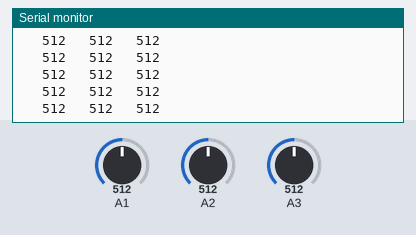
Simulated run of this sketch. Board: Arduino Uno, built with avr-gcc and run on an emulated ATmega328P. Shown: the last lines printed to the serial monitor. The test bench sets the inputs (shaded band); at power-on: A1 = 512, A2 = 512, A3 = 512.

Above: at 1.2 s.
1.3 s: A1 set to 110
At 1.9 s:
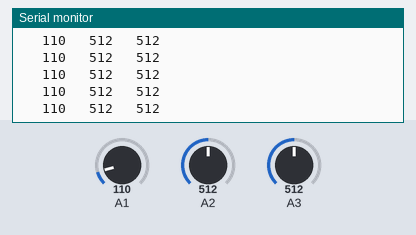
2.8 s: A1 set to 94
At 3.6 s:
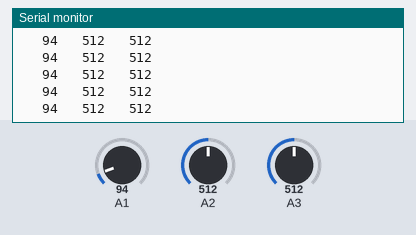
5.8 s: A2 set to 109
At 6.8 s:
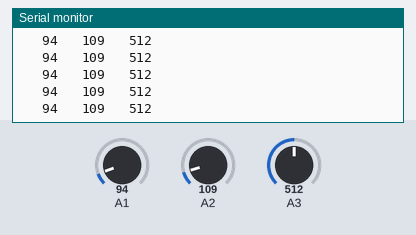
8.8 s: A2 set to 88
At 9.7 s:
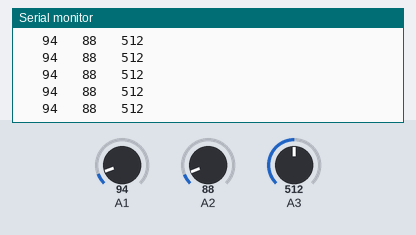
11.8 s: A2 set to 11
At 12.9 s:
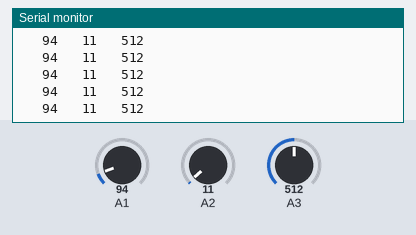
14.8 s: A2 set to 8
At 15.8 s:
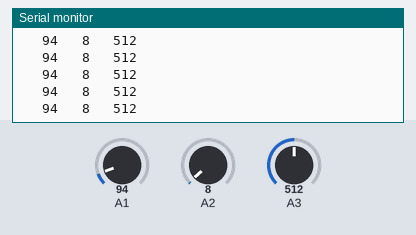
Timing chart, 0 to 17.3 s (numbered marks = the images above; inputs shaded):
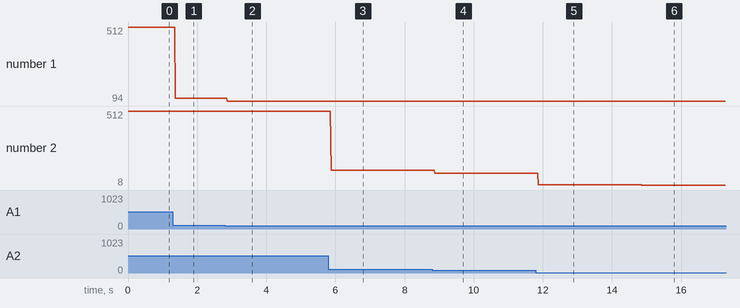

The sketch:

a7f346.ino
```cpp
void setup() {
    Serial.begin(9600);
    pinMode( A1, INPUT );
    pinMode( A2, INPUT );
    pinMode( A3, INPUT );
}

void loop() {
    int x1 = analogRead(1);
    int x2 = analogRead(2);
    int x3 = analogRead(3);
    Serial.print("   ");
    Serial.print(x1);
    Serial.print("   ");
    Serial.print(x2);
    Serial.print("   ");
    Serial.println(x3);

}
```

Measured:
- after the input at 1.3 s, the serial monitor: prints a new line after 0.07 s (image 1)
- after the input at 2.8 s, the serial monitor: prints a new line after 0.07 s (image 2)
- after the input at 5.8 s, the serial monitor: prints a new line after 0.07 s (image 3)
- after the input at 8.8 s, the serial monitor: prints a new line after 0.08 s (image 4)
- after the input at 11.8 s, the serial monitor: prints a new line after 0.07 s (image 5)
- after the input at 14.8 s, the serial monitor: prints a new line after 0.07 s (image 6)
- plotted number 1: 512 → 110 after the input at 1.3 s, 110 → 94 after the input at 2.8 s
- plotted number 2: 512 → 109 after the input at 5.8 s, 109 → 88 after the input at 8.8 s, 88 → 11 after the input at 11.8 s, 11 → 8 after the input at 14.8 s
